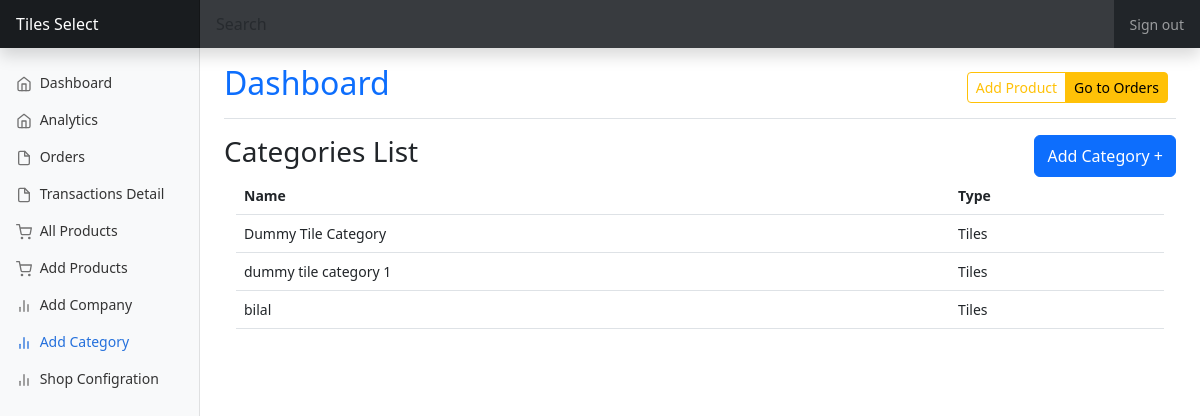
The app's page /all-categories (signed in) with its own data.
### core/models.py (models this page shows, shortened)
class User(AbstractUser):
    id = models.UUIDField(primary_key=True,default=uuid.uuid4 , unique=True)
    username = None
    email = models.EmailField(_('email address'), unique=True)
    showroom_owner = models.BooleanField(default=False)
    USERNAME_FIELD = 'email'
    REQUIRED_FIELDS = []
    objects = UserManager()

class Showrooms(User):
    showroom_type = models.CharField( max_length=50,choices=SHOWROOM_TYPES ,default="")
    showroom_name = models.CharField( max_length=50)
    office_phone_number = models.CharField( max_length=50)
    address = models.CharField( max_length=250)
    since = models.CharField( max_length=50)
    link_360 = models.CharField( max_length=250 , blank=True,null=True)
    google_analytics_link = models.CharField( max_length=3000 , blank=True,null=True)
    class Meta:
        verbose_name_plural = 'Showrooms'

class Categories(models.Model):
    showroom_type = models.CharField( max_length=50,choices=SHOWROOM_TYPES ,default="")
    name = models.CharField( max_length=50)
    created_at = models.DateField( auto_now_add=True)
    class Meta:
        verbose_name_plural = 'Categories'

### core/views.py (the view, shortened to what this page needs)
# urls.py: path('all-categories', views.all_categories, name="all_categories"),
@cache_control(no_cache=True, must_revalidate=True , no_store=True)
@login_required(login_url='shop_dashboard_signin')
def all_categories(request):
    if request.user.showroom_owner == True:
        showroom = Showrooms.objects.get(id=request.user.id)
        all_categories = Categories.objects.filter(showroom_type = showroom.showroom_type)
        context = {
            "showroom": showroom,
            "all_categories": all_categories,
        }
        return render(request , "shop/dashboard/categories.html" ,context)
    else:
        return redirect("shop_dashboard_signin")

### templates/shop/dashboard/categories.html (shortened to what this page needs)
{% extends 'shop/dashboard/shop_dashboard_base.html' %}
{% block content %}
<div class="d-flex justify-content-between">
    <h3>Categories List</h3>
    <button class="btn btn-primary" data-bs-toggle="modal" data-bs-target="#addcategorymodal">Add Category +</button>
</div>
<div class="row" style="margin:0;padding:0;">
    <div class="col-md">
        <table class="table">
            <thead colspan="2" >
                <tr class="fw-bold">
                    <td>Name</td>
                    <td>Type</td>
                </tr>
            </thead>
            <tbody>
                {% for i in all_categories %}
                <tr>
                    <td>{{i.name}}</td>
                    <td>{{i.showroom_type}}</td>
                </tr>
                {% endfor %}
            </tbody>
        </table>
    </div>
</div>
{% endblock content %}

### templates/shop/dashboard/shop_dashboard_base.html (shortened to what this page needs)
{% load static %}
<!doctype html>
<html lang="en" data-bs-theme="auto">
  <head>
<link href="{% static 'assets/dist/css/bootstrap.min.css' %}" rel="stylesheet">
    <link href="{% static 'dashboard.css' %}" rel="stylesheet">
  </head>
  <body>
<header class="print_not_show navbar navbar-dark sticky-top bg-dark flex-md-nowrap p-0 shadow">
  <a class="navbar-brand col-md-3 col-lg-2 me-0 px-3 fs-6" href="{% url 'shop_dashboard' %}">{{ showroom.showroom_name }}</a>
  <input class="form-control form-control-dark w-100 rounded-0 border-0" type="text" placeholder="Search" aria-label="Search">
  <div class="navbar-nav">
    <div class="nav-item text-nowrap">
      <a class="nav-link px-3" onclick="return signout();" href="{% url 'dashboard_logout' %}">Sign out</a>
    </div>
  </div>
</header>
<div class="container-fluid">
  <div class="row">
    <nav id="sidebarMenu" class="print_not_show col-md-3 col-lg-2 d-md-block bg-body-tertiary sidebar collapse">
      <div class="position-sticky pt-3 sidebar-sticky">
        <ul class="nav flex-column">
          <li class="nav-item active">
            <a class="nav-link {% if request.resolver_match.view_name == 'shop_dashboard' %} active{% endif %} "  aria-current="page" href="{% url 'shop_dashboard' %}">
              <span data-feather="home" class="align-text-bottom"></span>
              Dashboard
            </a>
          </li>
          <li class="nav-item active">
            <a class="nav-link {% if request.resolver_match.view_name == 'google_analytics' %} active{% endif %} "  aria-current="page" href="{% url 'google_analytics' %}">
              <span data-feather="home" class="align-text-bottom"></span>
              Analytics
            </a>
          </li>
          <li class="nav-item">
            <a class="nav-link {% if request.resolver_match.view_name == 'all_orders' %} active{% endif %}" href="{% url 'all_orders' %}">
              <span data-feather="file" class="align-text-bottom"></span>
              Orders
            </a>
          </li>
          <li class="nav-item">
            <a class="nav-link {% if request.resolver_match.view_name == 'transaction_details' %} active{% endif %}" href="{% url 'transaction_details' %}">
              <span data-feather="file" class="align-text-bottom"></span>
              Transactions Detail
            </a>
          </li>
          <li class="nav-item">
            <a class="nav-link {% if request.resolver_match.view_name == 'all_products' %} active{% endif %}" aria-current="page" href="{% url 'all_products' %}">
              <span data-feather="shopping-cart" class="align-text-bottom"></span>
              All Products
            </a>
          </li>
          <li class="nav-item">
            <a class="nav-link {% if request.resolver_match.view_name == 'add_product' %} active{% endif %}" href="{% url 'add_product' %}">
              <span data-feather="shopping-cart" class="align-text-bottom"></span>
             Add Products
            </a>
          </li>
          <li class="nav-item">
            <a class="nav-link {% if request.resolver_match.view_name == 'all_companies' %} active{% endif %}" href="{% url 'all_companies' %}">
              <span data-feather="bar-chart-2" class="align-text-bottom"></span>
              Add Company
            </a>
          </li>
          <li class="nav-item">
            <a class="nav-link {% if request.resolver_match.view_name == 'all_categories' %} active{% endif %}" href="{% url 'all_categories' %}">
              <span data-feather="bar-chart-2" class="align-text-bottom"></span>
              Add Category
            </a>
          </li>
          <li class="nav-item">
            <a class="nav-link {% if request.resolver_match.view_name == 'settings' %} active{% endif %}" href="{% url 'settings' %}">
              <span data-feather="bar-chart-2" class="align-text-bottom"></span>
              Shop Configration
            </a>
          </li>
        </ul>
      </div>
    </nav>
    <main class=" col-md-9 ms-sm-auto col-lg-10 px-md-4">
      <div class="print_not_show d-flex justify-content-between flex-wrap flex-md-nowrap align-items-center pt-3 pb-2 mb-3 border-bottom">
        <h1 class=" h2"><a class="text-decoration-none" href="{% url 'shop_dashboard' %}">Dashboard</a></h1>
        <div class="btn-toolbar mb-2 mb-md-0">
          <div class="btn-group me-2">
            <a href ="{% url 'add_product' %}" class="btn btn-sm btn-outline-warning">Add Product</a>
            <a href="{% url 'all_orders' %}" class="btn btn-sm btn-warning">Go to Orders</a>
          </div>
        </div>
      </div>
      {% block content %}
      {% endblock content %}
    </main>
  </div>
</div>
  </body>
  {% include 'messages.html' %}
</html>

### static/dashboard.css (style rules this page uses)
body { font-size: .875rem; }
.feather { width: 16px; height: 16px; }
.sidebar { position: fixed; top: 0; bottom: 0; left: 0; z-index: 100; padding: 48px 0 0; box-shadow: inset -1px 0 0 rgba(0, 0, 0, .1); }
.sidebar-sticky { height: calc(100vh - 48px); overflow-x: hidden; overflow-y: auto; }
.sidebar .nav-link { font-weight: 500; color: #333; }
.sidebar .nav-link .feather { margin-right: 4px; color: #727272; }
.sidebar .nav-link.active { color: #2470dc; }
.sidebar .nav-link:hover .feather, .sidebar .nav-link.active .feather { color: inherit; }
.navbar-brand { padding-top: .75rem; padding-bottom: .75rem; background-color: rgba(0, 0, 0, .25); box-shadow: inset -1px 0 0 rgba(0, 0, 0, .25); }
.navbar .form-control { padding: .75rem 1rem; }
.form-control-dark { color: #fff; background-color: rgba(255, 255, 255, .1); border-color: rgba(255, 255, 255, .1); }

### records on screen
Showrooms: showroom_name "Tiles Select"
Categories: name "Dummy Tile Category", showroom_type "Tiles"
Categories: name "dummy tile category 1", showroom_type "Tiles"
Categories: name "bilal", showroom_type "Tiles"
